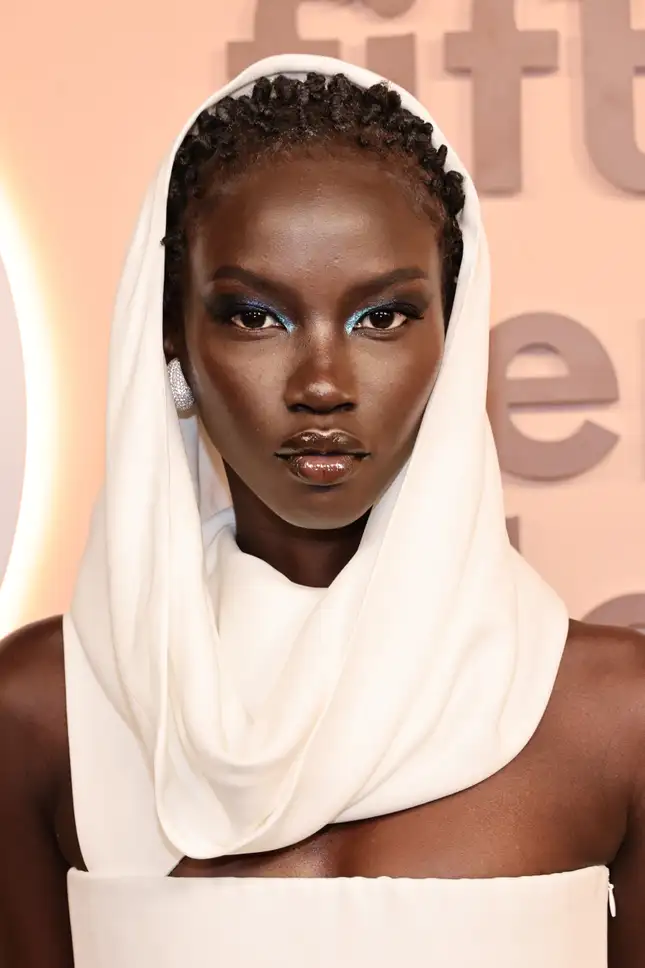
#> input picture images/model_1.png, 645 x 968 px
$ python example_3.py
#> lines starting #> are read from the running program, lines starting #| are printed output that depends on the picture
import cv2

"""
Load an image, and apply a negative filter to it (it inverts all the colors of the image, sets all black pixels to white and vice versa).
"""

if __name__ == '__main__':
    image_model = cv2.imread("../../images/model_1.png")
#> image_model is the input picture: shape (968, 645, 3); mean B, G, R 152.2, 168.6, 200.1

    # Apply a negative filter to the image
    negative_image = cv2.bitwise_not(image_model)
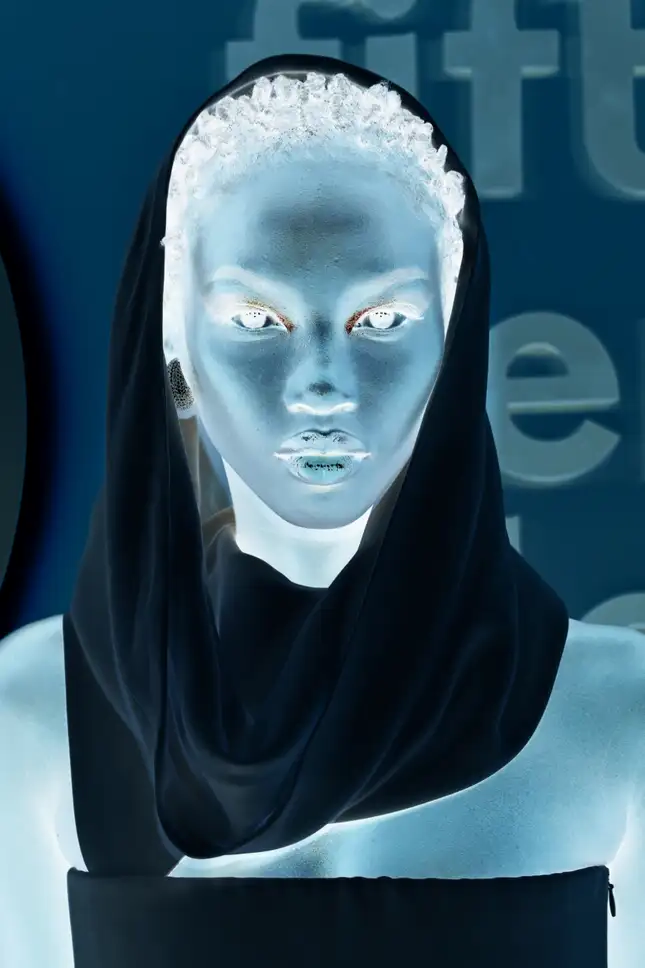
#> negative_image: shape (968, 645, 3); mean B, G, R 102.8, 86.4, 54.9

    cv2.imshow("Original Image", image_model)
    cv2.imshow("Negative Image", negative_image)

    cv2.waitKey(0)
    cv2.destroyAllWindows()

$ run again, with images/Bulgarian_model.png copied over images/model_1.png
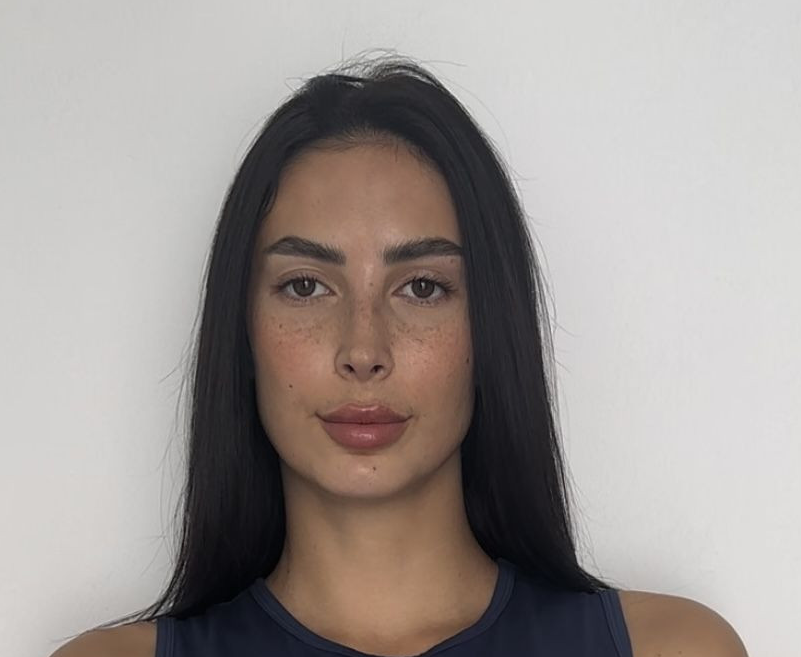
#> input picture images/Bulgarian_model.png, 801 x 657 px
#> image_model is the input picture: shape (657, 801, 3); mean B, G, R 149.4, 152.7, 159.7
#> `negative_image = cv2.bitwise_not(image_model)`:
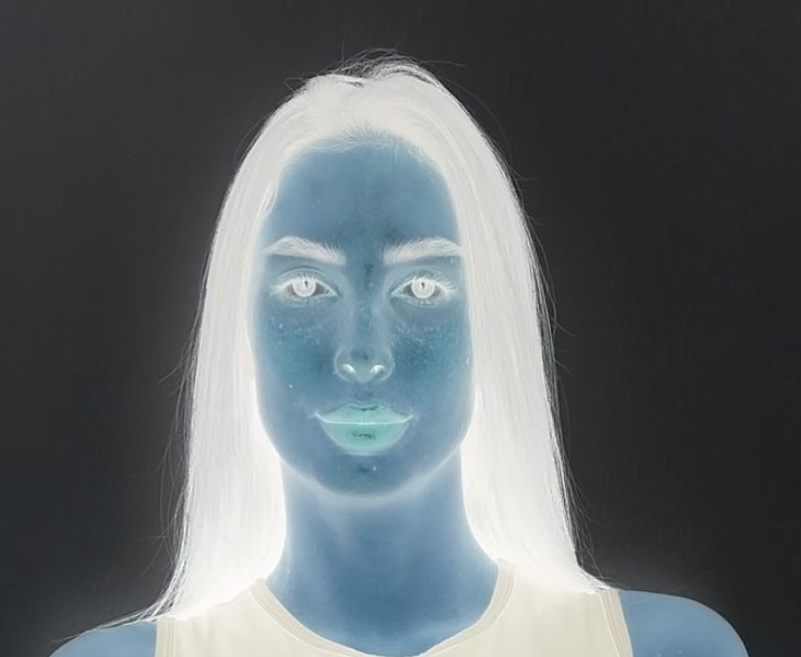
#> negative_image: shape (657, 801, 3); mean B, G, R 105.6, 102.3, 95.3

$ run again, with images/Gambian_model.png copied over images/model_1.png
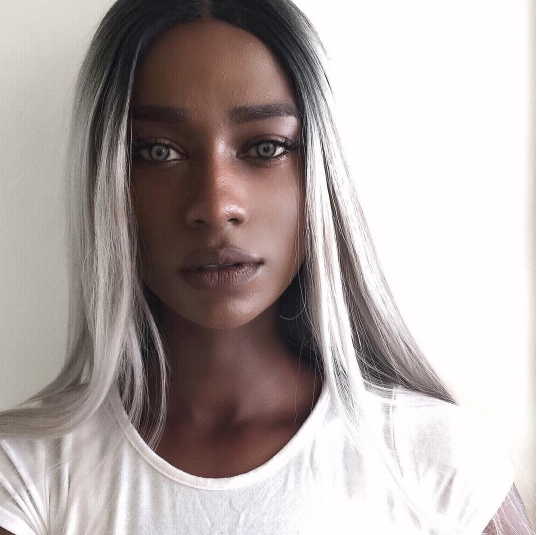
#> input picture images/Gambian_model.png, 537 x 535 px
#> image_model is the input picture: shape (535, 537, 3); mean B, G, R 167.7, 169.1, 178.8
#> `negative_image = cv2.bitwise_not(image_model)`:
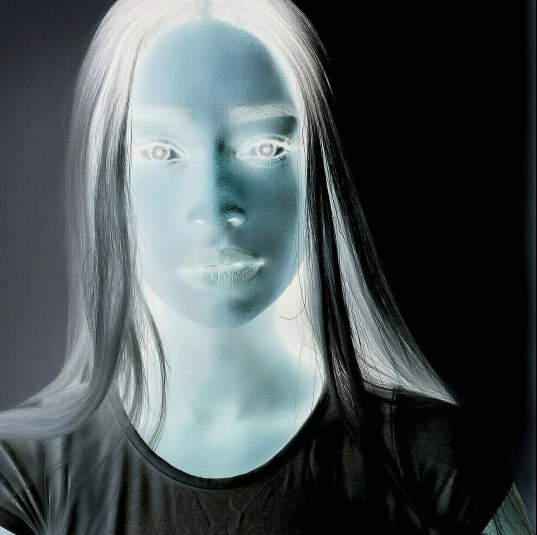
#> negative_image: shape (535, 537, 3); mean B, G, R 87.3, 85.9, 76.2
